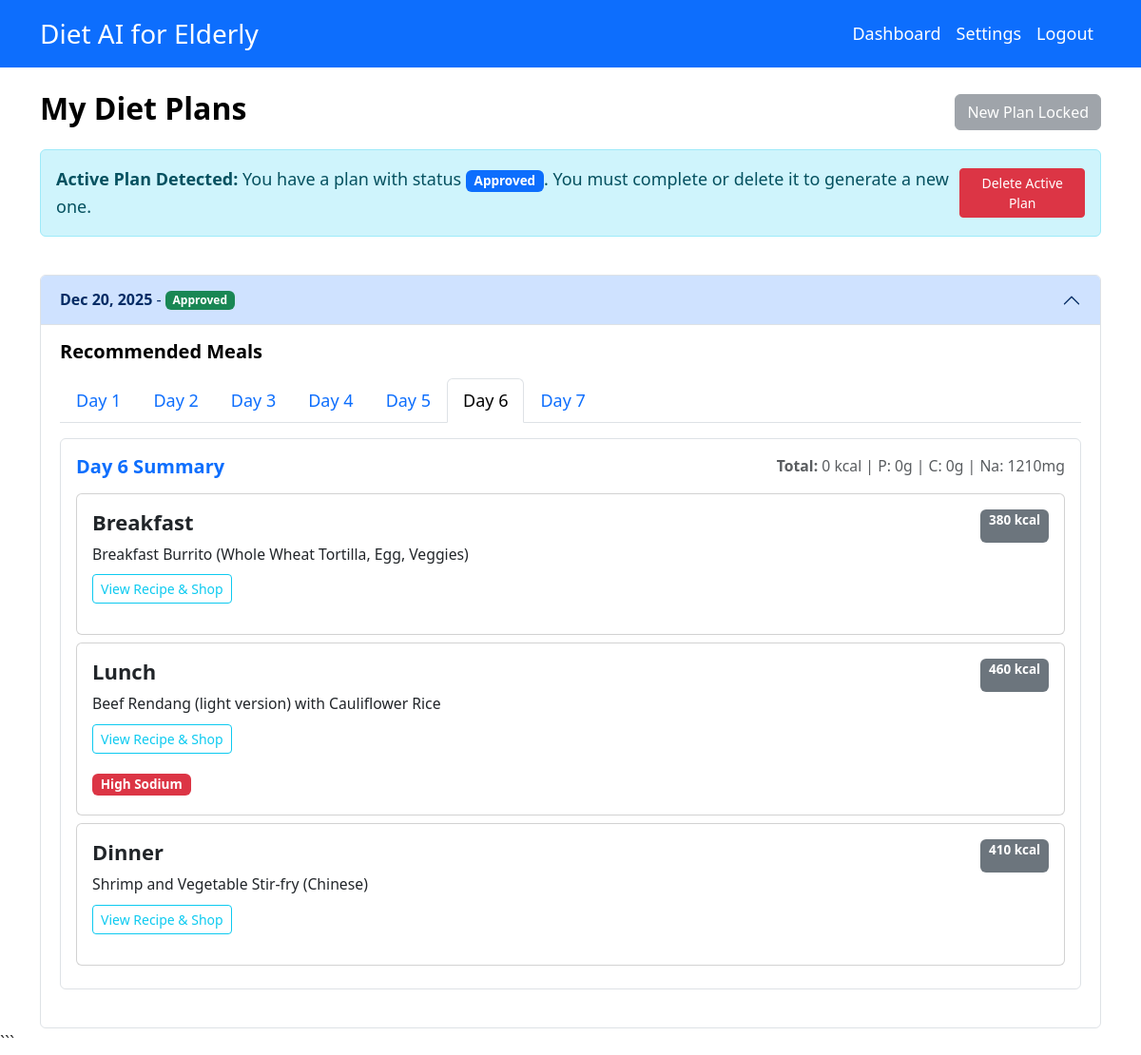
Page /pages/diet-plan.php (signed in) on the committed database.
### tables this page shows
CREATE TABLE `diet_plans` (
  `dietPlanID` varchar(50) NOT NULL,
  `elderlyID` varchar(50) NOT NULL,
  `createdAt` datetime NOT NULL DEFAULT current_timestamp()
);

CREATE TABLE `meals` (
  `mealID` varchar(50) NOT NULL,
  `dietPlanID` varchar(50) NOT NULL,
  `mealType` varchar(50) NOT NULL,
  `totalCalories` double DEFAULT 0,
  `totalFibre` double DEFAULT 0,
  `totalProtein` double DEFAULT 0,
  `totalCarbs` double DEFAULT 0,
  `totalSodium` double DEFAULT 0,
  `totalCholesterol` double DEFAULT 0,
  `day` int(11) NOT NULL DEFAULT 1,
  `totalSugar` double DEFAULT 0
);

### pages/diet-plan.php (the view, shortened to what the rows shown need)
<?php
require_once '../includes/auth.php';
require_once '../classes/GenerateDietPlan.php';
$currentUser = getCurrentUser();
$targetUserID = $currentUser->userID;
$isDietitian = ($currentUser->role === 'Dietitian');
$stmt = $pdo->prepare("SELECT * FROM diet_plans WHERE elderlyID = ? ORDER BY createdAt DESC");
$stmt->execute([$targetUserID]);
$allPlansData = $stmt->fetchAll(PDO::FETCH_ASSOC);
$plans = [];
foreach ($allPlansData as $data) {
    $p = new DietPlan($pdo, $data);
    $plans[] = $p;
}
include '../includes/header.php';
?>
<div class="row mb-4">
    <div class="col-md-12">
        <div class="d-flex justify-content-between align-items-center mb-3">
            <?php if ($isDietitian): ?>
                <div>
                     <a href="my-patients.php" class="btn btn-outline-secondary btn-sm mb-2">&larr; Back to Patient List</a>
                     <h2>Diet Plan Management <small class="text-muted fs-6">for ID: <?= $targetUserID ?></small></h2>
                </div>
            <?php else: ?>
                <h2>My Diet Plans</h2>
            <?php endif; ?>
        </div>
    </div>
</div>
<?php if (empty($plans)): ?>
    <div class="card text-center p-5">
        <h3>No Diet Plans Found</h3>
        <p>You haven't generated a diet plan yet. Click the button above to create one.</p>
    </div>
<?php else: ?>
    <div class="accordion" id="dietPlansAccordion">
        <?php foreach ($plans as $index => $plan):
            $collapseId = "collapse" . $plan->dietPlanID;
            $headerId = "heading" . $plan->dietPlanID;
            $isFirst = ($index === 0);
            ?>
            <div class="accordion-item">
                <h2 class="accordion-header" id="<?= $headerId ?>">
                    <button class="accordion-button <?= $isFirst ? '' : 'collapsed' ?>" type="button" data-bs-toggle="collapse"
                        data-bs-target="#<?= $collapseId ?>" aria-expanded="<?= $isFirst ? 'true' : 'false' ?>"
                        aria-controls="<?= $collapseId ?>">
                        <strong><?= date('M d, Y', strtotime($plan->createdAt)) ?></strong>
                        &nbsp;-&nbsp;
                        <span class="badge bg-<?= $plan->approval->getStatus() == 'Approved' ? 'success' : 'warning' ?>">
                            <?= $plan->approval->getStatus() ?>
                        </span>
                    </button>
                </h2>
                <div id="<?= $collapseId ?>" class="accordion-collapse collapse <?= $isFirst ? 'show' : '' ?>"
                    aria-labelledby="<?= $headerId ?>" data-bs-parent="#dietPlansAccordion">
                    <div class="accordion-body">
                        <div class="row">
                            <div class="col-md-12">
                                <h5 class="mb-3">Recommended Meals</h5>
                                <?php
                                $meals = $plan->getMeals();
                                if (empty($meals)):
                                    echo "<p>No meals generated for this plan.</p>";
                                else:
                                    $dailyMeals = [];
                                    foreach ($meals as $meal) {
                                        $day = $meal['day'] ?? 1;
                                        $dailyMeals[$day][] = $meal;
                                    }
                                    ksort($dailyMeals);
                                    $createdAt = new DateTime($plan->createdAt);
                                    $now = new DateTime();
                                    $diff = $now->diff($createdAt);
                                    $calculatedDay = $diff->days + 1;
                                    $activeDay = 1;
                                    if(array_key_exists($calculatedDay, $dailyMeals)) {
                                        $activeDay = $calculatedDay;
                                    }
                                    ?>
                                    <ul class="nav nav-tabs mb-3" id="plan-<?= $plan->dietPlanID ?>-tabs" role="tablist">
                                        <?php
                                        foreach (array_keys($dailyMeals) as $dayNum):
                                            $tabId = "tab-p{$plan->dietPlanID}-d{$dayNum}";
                                            $paneId = "pane-p{$plan->dietPlanID}-d{$dayNum}";
                                            $isActive = ($dayNum == $activeDay);
                                        ?>
                                            <li class="nav-item" role="presentation">
                                                <button class="nav-link <?= $isActive ? 'active' : '' ?>"
                                                        id="<?= $tabId ?>"
                                                        data-bs-toggle="tab"
                                                        data-bs-target="#<?= $paneId ?>"
                                                        type="button"
                                                        role="tab"
                                                        aria-controls="<?= $paneId ?>"
                                                        aria-selected="<?= $isActive ? 'true' : 'false' ?>">
                                                    Day <?= $dayNum ?>
                                                </button>
                                            </li>
                                        <?php
                                        endforeach;
                                        ?>
                                    </ul>
                                    <div class="tab-content" id="plan-<?= $plan->dietPlanID ?>-content">
                                        <?php
                                        foreach ($dailyMeals as $day => $dMeals):
                                            $paneId = "pane-p{$plan->dietPlanID}-d{$day}";
                                            $tabId = "tab-p{$plan->dietPlanID}-d{$day}";
                                            $isActive = ($day == $activeDay);
                                            $dayCal = 0; $dayProt = 0; $dayCarbs = 0; $daySod = 0;
                                            foreach($dMeals as $m) {
                                                $daySod += $m['totalSodium'];
                                            }
                                        ?>
                                            <div class="tab-pane fade <?= $isActive ? 'show active' : '' ?>"
                                                 id="<?= $paneId ?>"
                                                 role="tabpanel"
                                                 aria-labelledby="<?= $tabId ?>">
                                                <div class="day-group mb-4 p-3 border rounded bg-white">
                                                    <div class="d-flex justify-content-between align-items-center mb-3">
                                                        <h5 class="text-primary m-0">Day <?= $day ?> Summary</h5>
                                                        <div class="small text-muted">
                                                            <strong>Total:</strong> <?= $dayCal ?> kcal | P: <?= $dayProt ?>g | C: <?= $dayCarbs ?>g | Na: <?= $daySod ?>mg
                                                        </div>
                                                    </div>
                                                    <?php foreach ($dMeals as $meal): ?>
                                                        <div class="card mb-2">
                                                            <div class="card-body p-3">
                                                                <div class="d-flex justify-content-between">
                                                                    <h6 class="card-title"><?= htmlspecialchars($meal['mealType']) ?></h6>
                                                                    <span class="badge bg-secondary"><?= $meal['totalCalories'] ?> kcal</span>
                                                                </div>
                                                                <p class="card-text small mb-2">
                                                                    <?php
                                                                    $fstmt = $pdo->prepare("SELECT foodName, recipeID FROM foods WHERE mealID = ?");
                                                                    $fstmt->execute([$meal['mealID']]);
                                                                    $foodRows = $fstmt->fetchAll();
                                                                    $foodNames = array_column($foodRows, 'foodName');
                                                                    echo implode(', ', $foodNames);
                                                                    $recipeID = null;
                                                                    foreach($foodRows as $fr) {
                                                                        if (!empty($fr['recipeID'])) {
                                                                            $recipeID = $fr['recipeID'];
                                                                            break;
                                                                        }
                                                                    }
                                                                    ?>
                                                                </p>
                                                                <?php if($recipeID): ?>
                                                                    <div class="mb-2">
                                                                        <a href="recipe.php?id=<?= $recipeID ?>"
                                                                           class="btn btn-sm btn-outline-info"
                                                                           onclick="this.innerHTML='<span class=\'spinner-border spinner-border-sm\'></span> Preparing Recipe...'; this.classList.add('disabled');">
                                                                            <i class="bi bi-book"></i> View Recipe & Shop
                                                                        </a>
                                                                    </div>
                                                                <?php endif; ?>
                                                                 <div class="mb-1">
                                                                    <?php if ($meal['totalSodium'] > 400): ?>
                                                                        <span class="badge bg-danger">High Sodium</span>
                                                                    <?php endif; ?>
                                                                </div>
                                                            </div>
                                                        </div>
                                                    <?php endforeach; ?>
                                                </div>
                                            </div>
                                        <?php
                                        endforeach;
                                        ?>
                                    </div>
                                    <?php
                                endif; ?>
                            </div>
                        </div>
                    </div>
                </div>
            </div>
        <?php endforeach; ?>
    </div>
<?php endif; ?>
<?php include '../includes/footer.php'; ?>

### rows in the picture
diet_plans: createdAt "Dec 20, 2025", Status "Approved", dayNum "1", dayNum "2", dayNum "3", dayNum "4", dayNum "5", dayNum "6", dayNum "7", day "6", dayCal "0", dayProt "0", dayCarbs "0", daySod "1210"
meals: mealType "Breakfast", totalCalories "380", foodNames "Breakfast Burrito (Whole Wheat Tortilla, Egg, Veggies)"
meals: mealType "Lunch", totalCalories "460", foodNames "Beef Rendang (light version) with Cauliflower Rice", totalSodium "High Sodium"
meals: mealType "Dinner", totalCalories "410", foodNames "Shrimp and Vegetable Stir-fry (Chinese)"

### other values in the picture
$activeStatus "Approved"
